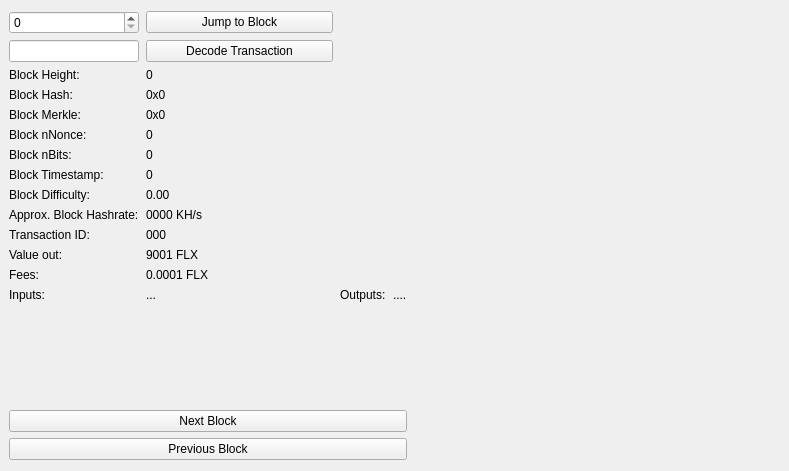
<?xml version="1.0" encoding="UTF-8"?>
<ui version="4.0">
 <class>BlockExplorer</class>
 <widget class="QWidget" name="BlockExplorer">
  <property name="windowModality">
   <enum>Qt::NonModal</enum>
  </property>
  <property name="enabled">
   <bool>true</bool>
  </property>
  <property name="geometry">
   <rect>
    <x>0</x>
    <y>0</y>
    <width>789</width>
    <height>471</height>
   </rect>
  </property>
  <property name="sizePolicy">
   <sizepolicy hsizetype="Preferred" vsizetype="Preferred">
    <horstretch>0</horstretch>
    <verstretch>0</verstretch>
   </sizepolicy>
  </property>
  <property name="minimumSize">
   <size>
    <width>0</width>
    <height>0</height>
   </size>
  </property>
  <property name="acceptDrops">
   <bool>false</bool>
  </property>
  <property name="windowTitle">
   <string>Form</string>
  </property>
  <layout class="QGridLayout">
   <property name="sizeConstraint">
    <enum>QLayout::SetMaximumSize</enum>
   </property>
   <property name="leftMargin">
    <number>9</number>
   </property>
   <item row="3" column="0">
    <widget class="QPushButton" name="previousButton">
     <property name="text">
      <string>Previous Block</string>
     </property>
    </widget>
   </item>
   <item row="2" column="0">
    <widget class="QPushButton" name="nextButton">
     <property name="text">
      <string>Next Block</string>
     </property>
    </widget>
   </item>
   <item row="1" column="0">
    <spacer name="verticalSpacer">
     <property name="orientation">
      <enum>Qt::Vertical</enum>
     </property>
     <property name="sizeHint" stdset="0">
      <size>
       <width>20</width>
       <height>40</height>
      </size>
     </property>
    </spacer>
   </item>
   <item row="0" column="0">
    <layout class="QGridLayout" name="gridLayout_2" rowstretch="0,0,0,0,0,0,0,0,0,0,0,0,0,0" columnstretch="0,0,0,0">
     <property name="sizeConstraint">
      <enum>QLayout::SetDefaultConstraint</enum>
     </property>
     <property name="horizontalSpacing">
      <number>7</number>
     </property>
     <item row="4" column="1">
      <widget class="QLabel" name="merkleBox">
       <property name="minimumSize">
        <size>
         <width>187</width>
         <height>0</height>
        </size>
       </property>
       <property name="text">
        <string>0x0</string>
       </property>
       <property name="textInteractionFlags">
        <set>Qt::LinksAccessibleByMouse|Qt::TextSelectableByMouse</set>
       </property>
      </widget>
     </item>
     <item row="3" column="1">
      <widget class="QLabel" name="hashBox">
       <property name="enabled">
        <bool>true</bool>
       </property>
       <property name="sizePolicy">
        <sizepolicy hsizetype="Preferred" vsizetype="Preferred">
         <horstretch>0</horstretch>
         <verstretch>0</verstretch>
        </sizepolicy>
       </property>
       <property name="minimumSize">
        <size>
         <width>0</width>
         <height>0</height>
        </size>
       </property>
       <property name="text">
        <string>0x0</string>
       </property>
       <property name="textInteractionFlags">
        <set>Qt::LinksAccessibleByMouse|Qt::TextSelectableByMouse</set>
       </property>
      </widget>
     </item>
     <item row="5" column="0">
      <widget class="QLabel" name="nonceLabel">
       <property name="text">
        <string>Block nNonce:</string>
       </property>
      </widget>
     </item>
     <item row="6" column="1">
      <widget class="QLabel" name="bitsBox">
       <property name="text">
        <string>0</string>
       </property>
       <property name="textInteractionFlags">
        <set>Qt::LinksAccessibleByMouse|Qt::TextSelectableByMouse</set>
       </property>
      </widget>
     </item>
     <item row="7" column="0">
      <widget class="QLabel" name="timeLabel">
       <property name="text">
        <string>Block Timestamp:</string>
       </property>
      </widget>
     </item>
     <item row="5" column="1">
      <widget class="QLabel" name="nonceBox">
       <property name="text">
        <string>0</string>
       </property>
       <property name="textInteractionFlags">
        <set>Qt::LinksAccessibleByMouse|Qt::TextSelectableByMouse</set>
       </property>
      </widget>
     </item>
     <item row="0" column="0">
      <widget class="QSpinBox" name="heightBox">
       <property name="sizePolicy">
        <sizepolicy hsizetype="Preferred" vsizetype="Fixed">
         <horstretch>0</horstretch>
         <verstretch>0</verstretch>
        </sizepolicy>
       </property>
       <property name="maximum">
        <number>999999999</number>
       </property>
      </widget>
     </item>
     <item row="9" column="1">
      <widget class="QLabel" name="pawBox">
       <property name="text">
        <string>0000 KH/s</string>
       </property>
       <property name="textInteractionFlags">
        <set>Qt::LinksAccessibleByMouse|Qt::TextSelectableByMouse</set>
       </property>
      </widget>
     </item>
     <item row="13" column="0">
      <widget class="QLabel" name="inputLabel">
       <property name="text">
        <string>Inputs:</string>
       </property>
       <property name="alignment">
        <set>Qt::AlignLeading|Qt::AlignLeft|Qt::AlignTop</set>
       </property>
      </widget>
     </item>
     <item row="11" column="0">
      <widget class="QLabel" name="valueLabel">
       <property name="text">
        <string>Value out:</string>
       </property>
      </widget>
     </item>
     <item row="10" column="1">
      <widget class="QLabel" name="txID">
       <property name="text">
        <string>000</string>
       </property>
       <property name="textInteractionFlags">
        <set>Qt::LinksAccessibleByMouse|Qt::TextSelectableByMouse</set>
       </property>
      </widget>
     </item>
     <item row="13" column="1">
      <widget class="QLabel" name="inputBox">
       <property name="text">
        <string>...</string>
       </property>
       <property name="alignment">
        <set>Qt::AlignLeading|Qt::AlignLeft|Qt::AlignTop</set>
       </property>
       <property name="textInteractionFlags">
        <set>Qt::LinksAccessibleByMouse|Qt::TextSelectableByMouse</set>
       </property>
      </widget>
     </item>
     <item row="11" column="1">
      <widget class="QLabel" name="valueBox">
       <property name="text">
        <string>9001 FLX</string>
       </property>
       <property name="textInteractionFlags">
        <set>Qt::LinksAccessibleByMouse|Qt::TextSelectableByMouse</set>
       </property>
      </widget>
     </item>
     <item row="13" column="2">
      <widget class="QLabel" name="outputLabel">
       <property name="text">
        <string>Outputs:</string>
       </property>
       <property name="alignment">
        <set>Qt::AlignLeading|Qt::AlignLeft|Qt::AlignTop</set>
       </property>
      </widget>
     </item>
     <item row="13" column="3">
      <widget class="QLabel" name="outputBox">
       <property name="text">
        <string>....</string>
       </property>
       <property name="alignment">
        <set>Qt::AlignLeading|Qt::AlignLeft|Qt::AlignTop</set>
       </property>
       <property name="textInteractionFlags">
        <set>Qt::LinksAccessibleByMouse|Qt::TextSelectableByMouse</set>
       </property>
      </widget>
     </item>
     <item row="10" column="0">
      <widget class="QLabel" name="txLabel">
       <property name="text">
        <string>Transaction ID:</string>
       </property>
      </widget>
     </item>
     <item row="8" column="1">
      <widget class="QLabel" name="hardBox">
       <property name="text">
        <string>0.00</string>
       </property>
       <property name="textInteractionFlags">
        <set>Qt::LinksAccessibleByMouse|Qt::TextSelectableByMouse</set>
       </property>
      </widget>
     </item>
     <item row="8" column="0">
      <widget class="QLabel" name="hardLabel">
       <property name="text">
        <string>Block Difficulty:</string>
       </property>
      </widget>
     </item>
     <item row="2" column="0">
      <widget class="QLabel" name="heightLabel_2">
       <property name="text">
        <string>Block Height:</string>
       </property>
      </widget>
     </item>
     <item row="1" column="0">
      <widget class="QLineEdit" name="txBox">
       <property name="sizePolicy">
        <sizepolicy hsizetype="Preferred" vsizetype="Fixed">
         <horstretch>0</horstretch>
         <verstretch>0</verstretch>
        </sizepolicy>
       </property>
      </widget>
     </item>
     <item row="0" column="1">
      <widget class="QPushButton" name="acreButton">
       <property name="text">
        <string>Jump to Block</string>
       </property>
      </widget>
     </item>
     <item row="3" column="0">
      <widget class="QLabel" name="hashLabel">
       <property name="text">
        <string>Block Hash:</string>
       </property>
      </widget>
     </item>
     <item row="4" column="0">
      <widget class="QLabel" name="merkleLabel">
       <property name="text">
        <string>Block Merkle:</string>
       </property>
      </widget>
     </item>
     <item row="2" column="1">
      <widget class="QLabel" name="heightLabel">
       <property name="text">
        <string>0</string>
       </property>
       <property name="textInteractionFlags">
        <set>Qt::LinksAccessibleByMouse|Qt::TextSelectableByMouse</set>
       </property>
      </widget>
     </item>
     <item row="6" column="0">
      <widget class="QLabel" name="bitsLabel">
       <property name="text">
        <string>Block nBits:</string>
       </property>
      </widget>
     </item>
     <item row="7" column="1">
      <widget class="QLabel" name="timeBox">
       <property name="text">
        <string>0</string>
       </property>
       <property name="textInteractionFlags">
        <set>Qt::LinksAccessibleByMouse|Qt::TextSelectableByMouse</set>
       </property>
      </widget>
     </item>
     <item row="1" column="1">
      <widget class="QPushButton" name="txButton">
       <property name="text">
        <string>Decode Transaction</string>
       </property>
      </widget>
     </item>
     <item row="9" column="0">
      <widget class="QLabel" name="pawLabel">
       <property name="text">
        <string>Approx. Block Hashrate:</string>
       </property>
      </widget>
     </item>
     <item row="12" column="0">
      <widget class="QLabel" name="feesLabel">
       <property name="text">
        <string>Fees:</string>
       </property>
      </widget>
     </item>
     <item row="12" column="1">
      <widget class="QLabel" name="feesBox">
       <property name="text">
        <string>0.0001 FLX</string>
       </property>
       <property name="textInteractionFlags">
        <set>Qt::LinksAccessibleByMouse|Qt::TextSelectableByMouse</set>
       </property>
      </widget>
     </item>
    </layout>
   </item>
   <item row="1" column="1">
    <spacer name="horizontalSpacer_2">
     <property name="orientation">
      <enum>Qt::Horizontal</enum>
     </property>
     <property name="sizeHint" stdset="0">
      <size>
       <width>40</width>
       <height>20</height>
      </size>
     </property>
    </spacer>
   </item>
  </layout>
 </widget>
 <resources/>
 <connections/>
</ui>
